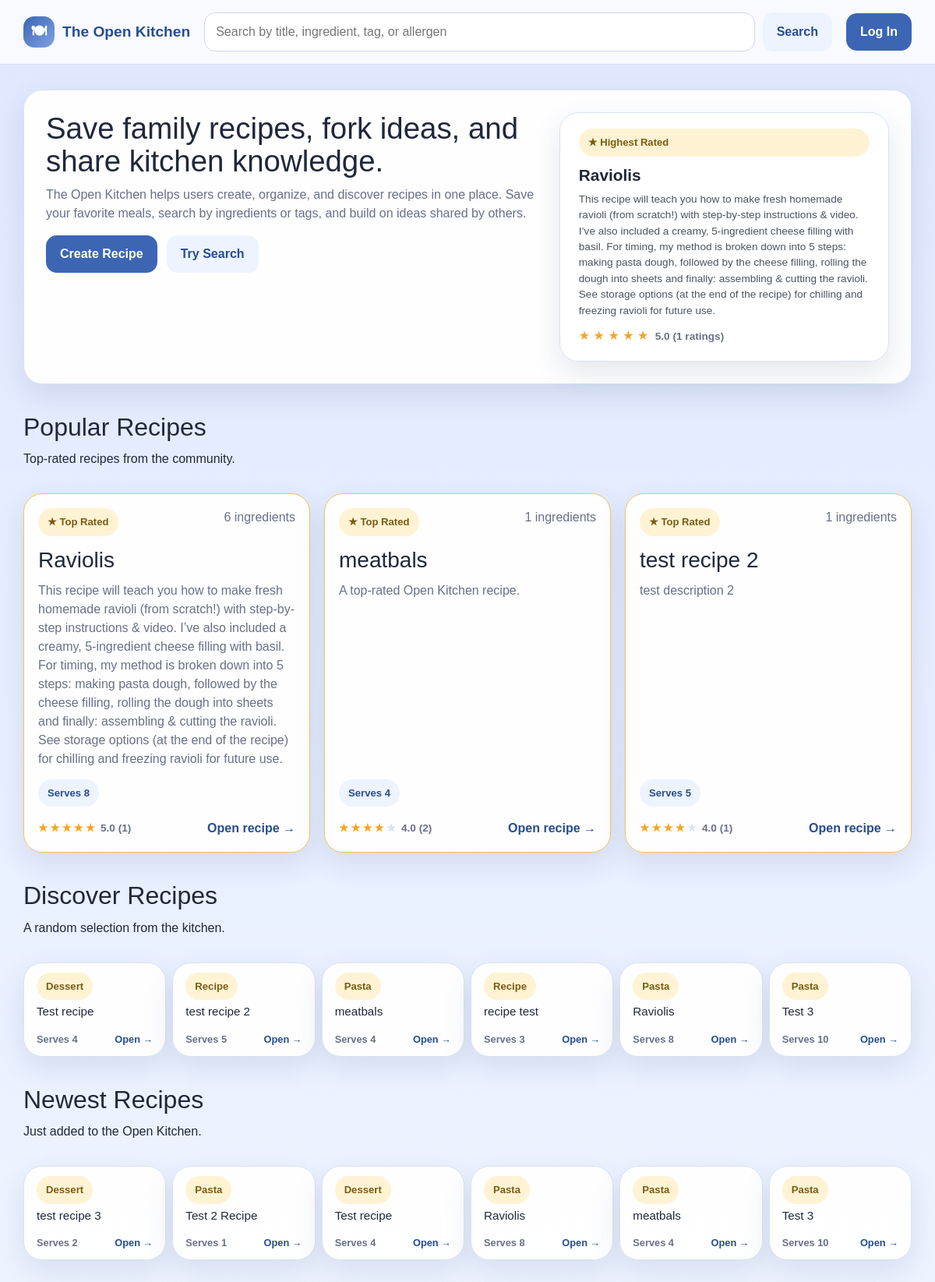
The page / on the database its author committed.
### app/models.py (models this page shows)
class Recipe(db.Model):
    __tablename__ = 'recipes'
    id = db.Column(db.Integer, primary_key=True)
    authorID = db.Column(db.Integer, db.ForeignKey('users.id'), nullable=False)
    title = db.Column(db.String(150), nullable=False)
    description = db.Column(db.Text, nullable=True)
    instructions = db.Column(db.Text, nullable=False)
    forkedFrom = db.Column(db.Integer, db.ForeignKey('recipes.id'), nullable=True)
    baseServings = db.Column(db.Integer, nullable=False)
    prepTime = db.Column(db.Integer, nullable=True)
    cookTime = db.Column(db.Integer, nullable=True)
    dateCreated = db.Column(db.DateTime, nullable=False, default=datetime.now)
    ingredients = db.relationship('Ingredient', backref='recipe', lazy=True, cascade='all, delete-orphan')
    categories = db.relationship('RecipeCategory', backref='recipe', lazy=True, cascade='all, delete-orphan')
    dietary_tags = db.relationship('RecipeDietaryTag', backref='recipe', lazy=True, cascade='all, delete-orphan')
    allergens = db.relationship('RecipeAllergen', backref='recipe', lazy=True, cascade='all, delete-orphan')

class Category(db.Model):
    __tablename__ = 'categories'
    id = db.Column(db.Integer, primary_key=True)
    name = db.Column(db.String(32), unique=True, nullable=False)

### app/routes.py (the view)
@app.route('/')
def dashboard():
    user = get_current_user()
    if user and user.role == 'curator':
        return redirect(url_for('curator_dashboard'))
    rated_subq = (
        db.session.query(Rating.recipeID, func.avg(Rating.stars).label('avg'), func.count(Rating.id).label('cnt'))
        .group_by(Rating.recipeID)
        .subquery()
    )
    top_recipe_obj = (
        db.session.query(Recipe)
        .join(rated_subq, Recipe.id == rated_subq.c.recipeID)
        .order_by(rated_subq.c.avg.desc(), rated_subq.c.cnt.desc())
        .first()
    )
    top_recipe = _recipe_card_data(top_recipe_obj) if top_recipe_obj else None
    popular_recipes = (
        db.session.query(Recipe)
        .join(rated_subq, Recipe.id == rated_subq.c.recipeID)
        .order_by(rated_subq.c.avg.desc(), rated_subq.c.cnt.desc())
        .limit(3)
        .all()
    )
    popular = [_recipe_card_data(r) for r in popular_recipes]
    all_recipes = Recipe.query.all()
    import random
    random_sample = random.sample(all_recipes, min(6, len(all_recipes)))
    random_recipes = [_recipe_card_data(r) for r in random_sample]
    newest_recipes = Recipe.query.order_by(Recipe.dateCreated.desc()).limit(6).all()
    newest = [_recipe_card_data(r) for r in newest_recipes]
    stats = {
        'recipes': Recipe.query.count(),
        'categories': Category.query.count(),
        'tags': DietaryTag.query.count(),
        'allergens': Allergen.query.count(),
    }
    notifications = _get_notifications()
    has_unread = any(not n.isRead for n in notifications)
    return render_template('dashboard.html',
                           user=user,
                           top_recipe=top_recipe,
                           popular=popular,
                           random_recipes=random_recipes,
                           newest=newest,
                           stats=stats,
                           notifications=notifications,
                           has_unread=has_unread)

### app/routes.py (called while the page is built)
def get_current_user():
    if 'user_id' in session:
        return User.query.get(session['user_id'])
    return None

def current_user_id():
    return session.get('user_id')

def _get_avg_rating(recipe_id):
    result = db.session.query(func.avg(Rating.stars), func.count(Rating.id)).filter_by(recipeID=recipe_id).one()
    avg = round(result[0], 1) if result[0] else None
    count = result[1]
    return avg, count

def _recipe_card_data(recipe):
    ingredient_count = Ingredient.query.filter_by(recipeID=recipe.id).count()
    category_links = RecipeCategory.query.filter_by(recipeID=recipe.id).all()
    category_names = [rc.category.name for rc in category_links if rc.category]
    avg_rating, rating_count = _get_avg_rating(recipe.id)
    return {
        'recipe': recipe,
        'ingredient_count': ingredient_count,
        'category_names': category_names,
        'avg_rating': avg_rating,
        'rating_count': rating_count,
    }

def _get_notifications():
    uid = current_user_id()
    if uid is None:
        return []
    return Notification.query.filter_by(userID=uid).order_by(Notification.dateCreated.desc()).all()

### app/templates/dashboard.html (shortened to what this page needs)
{% extends "base.html" %}
{% block content %}
<section class="hero-card">
    <div>
        <h1>Save family recipes, fork ideas, and share kitchen knowledge.</h1>
        <p class="hero-copy">
            The Open Kitchen helps users create, organize, and discover recipes in one place.
            Save your favorite meals, search by ingredients or tags, and build on ideas shared by others.
        </p>
        <div class="hero-actions">
            <a href="{{ url_for('create_recipe') }}" class="btn btn-primary">Create Recipe</a>
            <a href="{{ url_for('search', q='pasta') }}" class="btn btn-secondary">Try Search</a>
        </div>
    </div>
    {% if top_recipe %}
    <div class="stats-panel" style="display:flex; gap: 1rem; align-items:stretch;">
        <a href="{{ url_for('view_recipe', recipe_id=top_recipe.recipe.id) }}" style="text-decoration:none; color:inherit; flex: 3;">
            <div class="stat-card" style="height:100%; text-align:left; padding: 1.25rem 1.5rem; display:flex; flex-direction:column; justify-content:center;">
                <span class="mini-pill popular-badge" style="margin-bottom: 8px; display:inline-block;">★ Highest Rated</span>
                <div style="font-size: 1.3rem; font-weight: 700; margin-bottom: 6px;">{{ top_recipe.recipe.title }}</div>
                <div style="font-size: .85rem; opacity: .8; margin-bottom: 10px;">{{ top_recipe.recipe.description or 'A top-rated Open Kitchen recipe.' }}</div>
                <div>
                    {% for i in range(1, 6) %}
                    <span class="{% if i <= top_recipe.avg_rating|round(0,'floor')|int %}star-on{% else %}star-off{% endif %}">★</span>
                    {% endfor %}
                    <span class="rating-score" style="font-size:.85rem;">{{ top_recipe.avg_rating }} ({{ top_recipe.rating_count }} ratings)</span>
                </div>
            </div>
        </a>
    </div>
    {% endif %}
</section>
{% if popular %}
<section class="section-head" style="margin-top: 36px;">
    <div>
        <h2>Popular Recipes</h2>
        <p>Top-rated recipes from the community.</p>
    </div>
</section>
<div class="card-grid" style="align-items:stretch;">
    {% for item in popular %}
    <div class="recipe-card-wrap" style="display:flex; height:100%;">
        <a href="{{ url_for('view_recipe', recipe_id=item.recipe.id) }}" class="recipe-card-link" style="display:flex; flex:1;">
            <article class="recipe-card popular-card" style="display:flex; flex-direction:column; width:100%; height:100%;">
                <div class="recipe-card-top">
                    <span class="mini-pill popular-badge">★ Top Rated</span>
                    <span class="muted-small">{{ item.ingredient_count }} ingredients</span>
                </div>
                <h3>{{ item.recipe.title }}</h3>
                <p style="flex-grow:1;">{{ item.recipe.description or 'A top-rated Open Kitchen recipe.' }}</p>
                <div class="pill-row">
                    <span class="pill">Serves {{ item.recipe.baseServings }}</span>
                </div>
                <div class="recipe-card-footer">
                    <span class="card-stars">
                        {% for i in range(1, 6) %}<span class="{% if i <= item.avg_rating|round(0,'floor')|int %}star-on{% else %}star-off{% endif %}">★</span>{% endfor %}
                        <span class="rating-score">{{ item.avg_rating }} ({{ item.rating_count }})</span>
                    </span>
                    <span>Open recipe →</span>
                </div>
            </article>
        </a>
        <form method="POST" action="{{ url_for('delete_recipe', recipe_id=item.recipe.id) }}"
              class="delete-form"
              onsubmit="return confirm('Delete \'{{ item.recipe.title }}\'? This cannot be undone.')">
        </form>
    </div>
    {% endfor %}
</div>
{% endif %}
{% if random_recipes %}
<section class="section-head" style="margin-top: 36px;">
    <div>
        <h2>Discover Recipes</h2>
        <p>A random selection from the kitchen.</p>
    </div>
</section>
<div class="row g-2">
    {% for item in random_recipes %}
    <div class="col-md-4 col-lg-2">
        <div class="recipe-card-wrap">
            <a href="{{ url_for('view_recipe', recipe_id=item.recipe.id) }}" class="recipe-card-link">
                <article class="recipe-card" style="padding: .75rem 1rem;">
                    <div class="recipe-card-top">
                        <span class="mini-pill">{{ item.category_names[0] if item.category_names else 'Recipe' }}</span>
                    </div>
                    <h3 style="font-size: .95rem; margin: 6px 0;">{{ item.recipe.title }}</h3>
                    <div class="recipe-card-footer" style="font-size: .8rem;">
                        <span class="muted-small">Serves {{ item.recipe.baseServings }}</span>
                        <span>Open →</span>
                    </div>
                </article>
            </a>
            <form method="POST" action="{{ url_for('delete_recipe', recipe_id=item.recipe.id) }}"
                  class="delete-form"
                  onsubmit="return confirm('Delete \'{{ item.recipe.title }}\'? This cannot be undone.')">
            </form>
        </div>
    </div>
    {% endfor %}
</div>
{% endif %}
{% if newest %}
<section class="section-head" style="margin-top: 36px;">
    <div>
        <h2>Newest Recipes</h2>
        <p>Just added to the Open Kitchen.</p>
    </div>
</section>
<div class="row g-2">
    {% for item in newest %}
    <div class="col-md-4 col-lg-2">
        <div class="recipe-card-wrap">
            <a href="{{ url_for('view_recipe', recipe_id=item.recipe.id) }}" class="recipe-card-link">
                <article class="recipe-card" style="padding: .75rem 1rem;">
                    <div class="recipe-card-top">
                        <span class="mini-pill">{{ item.category_names[0] if item.category_names else 'Recipe' }}</span>
                    </div>
                    <h3 style="font-size: .95rem; margin: 6px 0;">{{ item.recipe.title }}</h3>
                    <div class="recipe-card-footer" style="font-size: .8rem;">
                        <span class="muted-small">Serves {{ item.recipe.baseServings }}</span>
                        <span>Open →</span>
                    </div>
                </article>
            </a>
            <form method="POST" action="{{ url_for('delete_recipe', recipe_id=item.recipe.id) }}"
                  class="delete-form"
                  onsubmit="return confirm('Delete \'{{ item.recipe.title }}\'? This cannot be undone.')">
            </form>
        </div>
    </div>
    {% endfor %}
</div>
{% endif %}
{% endblock %}

### app/static/style.css (style rules this page uses)
:root { --bg-top: #dfe8ff; --bg-bottom: #eef4ff; --surface: rgba(255, 255, 255, 0.96); --surface-strong: #ffffff; --primary: #3c66b3; --primary-dark: #274d90; --accent: #f4c15d; --text: #20283a; --muted: #687087; --line: #d9e2f2; --shadow: 0 14px 36px rgba(40, 62, 113, 0.12); --radius-lg: 24px; --radius-md: 18px; --radius-sm: 12px; }
* { box-sizing: border-box; }
html, body { margin: 0; padding: 0; }
body { font-family: Arial, Helvetica, sans-serif; color: var(--text); background: linear-gradient(180deg, var(--bg-top) 0%, var(--bg-bottom) 100%); }
a { color: inherit; text-decoration: none; }
.btn { display: inline-flex; align-items: center; justify-content: center; gap: 8px; border: 0; border-radius: 14px; padding: 12px 18px; font-weight: 700; cursor: pointer; }
.btn-primary { background: var(--primary); color: white; }
.btn-secondary { background: #edf3ff; color: var(--primary-dark); }
.hero-card, .recipe-card, .form-card, .panel-card, .empty-state, .alert, .stat-card { background: var(--surface); border: 1px solid var(--line); border-radius: var(--radius-lg); box-shadow: var(--shadow); }
.hero-card { display: grid; grid-template-columns: 1.2fr .8fr; gap: 24px; padding: 28px; }
h1, h2, h3 { margin: 0 0 10px; }
.hero-card h1 { font-size: 2.4rem; line-height: 1.1; }
.hero-copy, .lead, .helper, .muted-small { color: var(--muted); }
.hero-actions, .pill-row, .form-actions { display: flex; gap: 12px; flex-wrap: wrap; }
.stats-panel { display: grid; grid-template-columns: 1fr 1fr; gap: 14px; }
.stat-card { padding: 20px; }
.section-head { display: flex; align-items: end; justify-content: space-between; gap: 16px; margin: 28px 0 16px; }
.card-grid { display: grid; grid-template-columns: repeat(3, minmax(0, 1fr)); gap: 18px; }
.recipe-card-link { display: block; }
.recipe-card { padding: 18px; transition: transform .16s ease, box-shadow .16s ease; }
.recipe-card-top, .content-grid { display: flex; justify-content: space-between; gap: 12px; }
.recipe-card h3 { margin-top: 14px; }
.recipe-card p { margin: 0 0 14px; color: var(--muted); }
.recipe-card-footer { margin-top: 16px; font-weight: 700; color: var(--primary-dark); }
.pill, .mini-pill { display: inline-flex; align-items: center; gap: 6px; border-radius: 999px; padding: 8px 12px; font-size: .82rem; font-weight: 700; }
.pill { background: #edf3ff; color: var(--primary-dark); }
.mini-pill { background: #fff3d4; color: #7a5b13; }
.recipe-card-footer { margin-top: 16px; font-weight: 700; color: var(--primary-dark); display: flex; justify-content: space-between; align-items: center; gap: 8px; }
.card-stars { display: inline-flex; align-items: center; gap: 3px; font-size: .85rem; }
.star-on { color: #f4a523; }
.star-off { color: #d9e2f2; }
.rating-score { color: var(--muted); font-weight: 600; margin-left: 4px; }
.popular-card { border-color: #f4c15d; }
.popular-badge { background: #fff3d4 !important; color: #7a5b13 !important; }
.recipe-card-wrap { position: relative; }
.delete-form { position: absolute; top: 10px; right: 10px; margin: 0; z-index: 10; }

### rows shown on the page
Recipe: recipe "Raviolis", recipe "This recipe will teach you how to make fresh homemade ravioli (from scratch!) with step-by-step instructions & video. I’ve also included a creamy, 5-ingredient cheese filling with basil. For timing, my method is broken down into 5 steps: making pasta dough, followed by the cheese filling, rolling the dough into sheets and finally: assembling & cutting the ravioli. See storage options (at the end of the recipe) for chilling and freezing ravioli for future use.", recipe "Raviolis", recipe "This recipe will teach you how to make fresh homemade ravioli (from scratch!) with step-by-step instructions & video. I’ve also included a creamy, 5-ingredient cheese filling with basil. For timing, my method is broken down into 5 steps: making pasta dough, followed by the cheese filling, rolling the dough into sheets and finally: assembling & cutting the ravioli. See storage options (at the end of the recipe) for chilling and freezing ravioli for future use.", recipe.baseServings "8", recipe "Raviolis", recipe.baseServings "8", recipe "Raviolis", recipe.baseServings "8"
Recipe: recipe "meatbals", recipe "A top-rated Open Kitchen recipe.", recipe.baseServings "4", recipe "meatbals", recipe.baseServings "4", recipe "meatbals", recipe.baseServings "4"
Recipe: recipe "test recipe 2", recipe "test description 2", recipe.baseServings "5", recipe "test recipe 2", recipe.baseServings "5"
Category: name "Dessert", name "Dessert" "Dessert"
Recipe: recipe "Test recipe", recipe.baseServings "4", recipe "Test recipe", recipe.baseServings "4"
Category: name "Pasta" "Pasta" "Pasta", name "Pasta" "Pasta" "Pasta" "Pasta"
Recipe: recipe "recipe test", recipe.baseServings "3"
Recipe: recipe "Test 3", recipe.baseServings "10", recipe "Test 3", recipe.baseServings "10"
Recipe: recipe "test recipe 3", recipe.baseServings "2"
Recipe: recipe "Test 2 Recipe", recipe.baseServings "1"

### other values the page prints
{{ top_recipe.avg_rating }} "5.0"
{{ top_recipe.rating_count }} "1"
{{ item.ingredient_count }} "6" "1" "1"
{{ item.avg_rating }} "5.0" "4.0" "4.0"
{{ item.rating_count }} "1" "2" "1"
{{ item.category_names[0] if item.category_names else 'Recipe' }} "Recipe" "Recipe"
